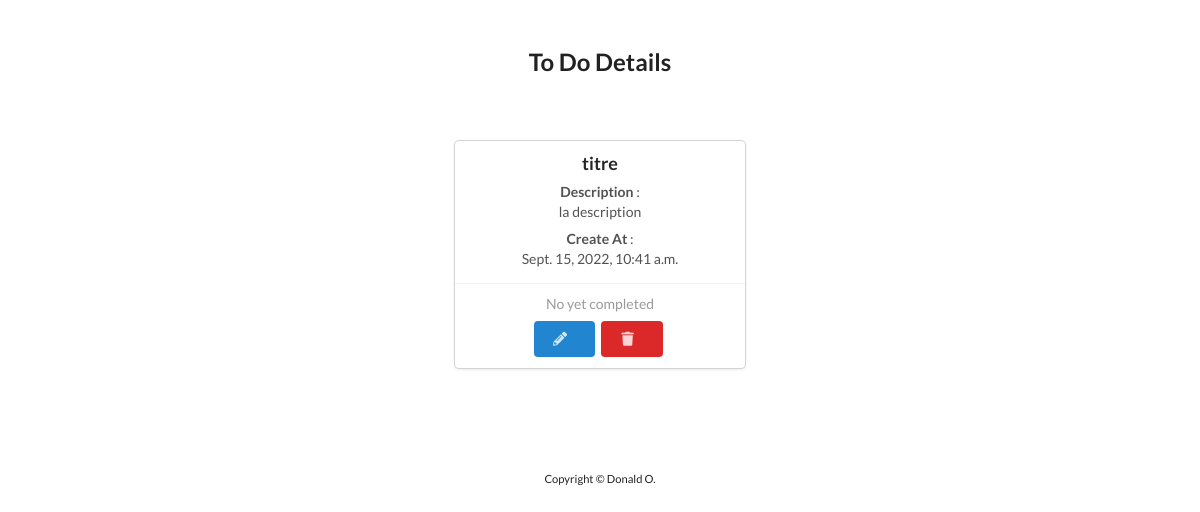
The page /todo/1/ (signed in) on the database its author committed.
### todo/models.py (models this page shows, shortened)
class Todo(TrackingModel):
    title = models.CharField(max_length=255)
    description = models.TextField()
    is_completed = models.BooleanField(default=False)
    owner = models.ForeignKey(to=User, on_delete=models.CASCADE)

### todo/views.py (the view)
# urls.py: path('todo/<id>/', views.todo_detail, name='todo'),
@login_required
def todo_detail(request, id):
    todo = get_object_or_404(Todo, pk=id)
    context = {'todo': todo}
    return render(request, 'todo/todo-detail.html', context)

### templates/todo/todo-detail.html (shortened to what this page needs)
{% extends '_partials/base.html' %}
{% load static %}
{% block content %}
<div class=" row row-cols-1 row-cols-md-2 row-cols-lg-3 service-items" id="items"
style="text-align: center;
        margin-top: 50px;
        margin-left: 40px;
        margin-right: 40px;
        margin-bottom: 30px;">
<h2 class="ui header">To Do Details</h2>
<div class="ui container centered-card"
style="text-align: center;
        display: flex;
      justify-content: center;
      align-items: center;">
<div class="ui card" style="margin-top: 50px; margin-bottom: 60px;">
    <div class="content">
      <div class="header">{{todo.title}} </div>
      <div class="description">
         <strong> Description </strong> :  <p>  {{todo.description}} </p>
         <strong> Create At </strong> : <p> {{todo.created_at}} </p>
      </div>
    </div>
    <div class="extra content">
      {% if todo.is_completed%}
          <p>
          <i class="check icon green"></i>
          Completed at {{todo.updated_at}}
          </p>
          {% else %}
          <p>
            No yet completed
            </p>
      {% endif %}
      <a  href={% url 'todo-edit' todo.pk %} class="ui button primary"><i class="pencil icon"></i></a>
      <a href={% url 'todo-delete' todo.id %} class="ui button red"><i class="trash icon"></i></a>
    </div>
</div>
</div>
</div>
{% include '_partials/footer.html' %}
{% endblock content %}

### rows shown on the page
Todo: title "titre", description "la description", created_at "Sept. 15, 2022, 10:41 a.m."
